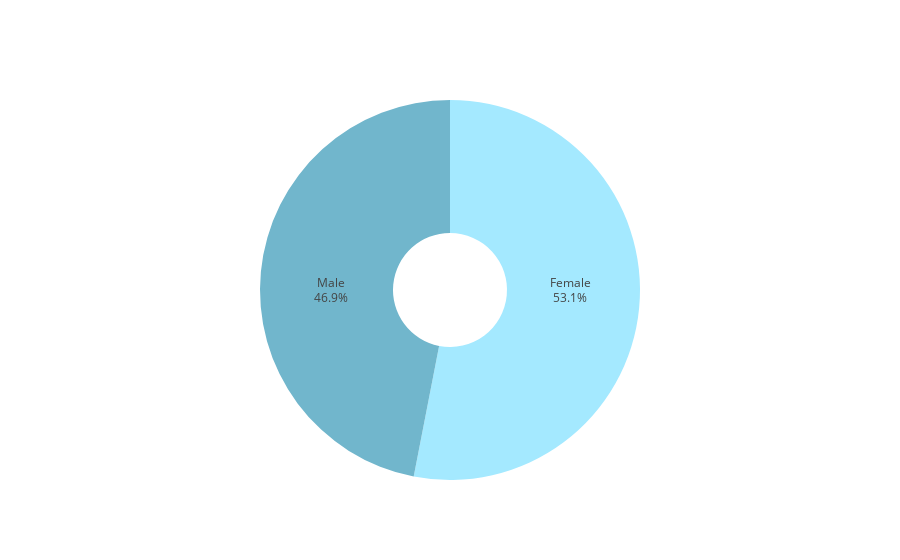

Write notebook code for a chart like this one.
### Markdown cell above
# 1 - Gender

### Code cell
labels = ['Male', 'Female']
values = [23,26]
colors = ['#71b6cc', '#a4e9ff']
fig = go.Figure(data=[go.Pie(labels=labels, values=values, textinfo='label+percent',
                             insidetextorientation='radial', marker_colors=colors, hole=.3
                            )])
fig.update_layout(showlegend=False)

iplot(fig)

### Figure 1 — Plotly figure (JSON) as saved in the notebook; plotly's stock layout.template omitted (floating-point values rounded to 4 significant figures)
{"data": [{"hole": 0.3, "insidetextorientation": "radial", "labels": ["Male", "Female"], "marker": {"colors": ["#71b6cc", "#a4e9ff"]}, "textinfo": "label+percent", "type": "pie", "values": [23, 26]}], "layout": {"showlegend": false}}
